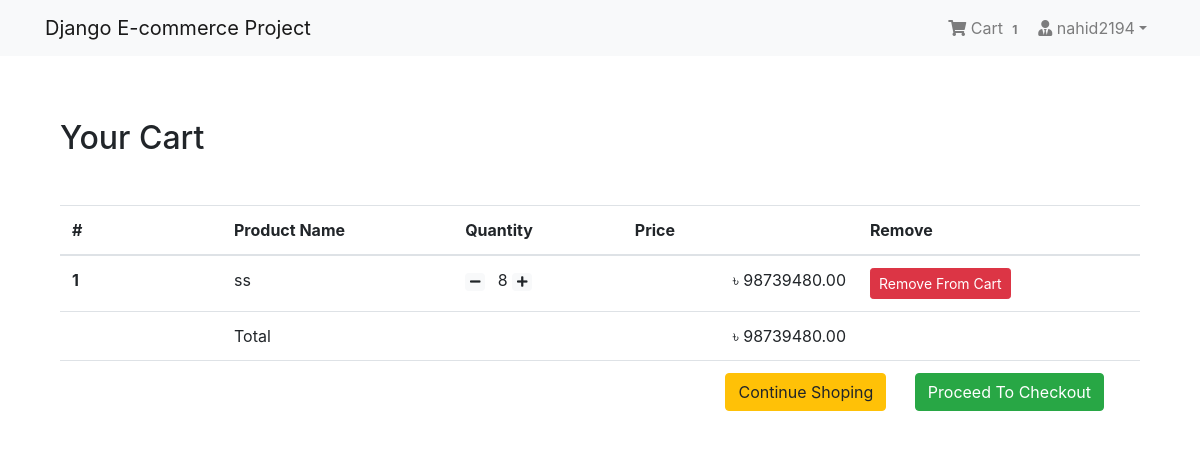
The app's page /shop/cart/ (signed in) with its own data.
### App_Login/models.py (models this page shows, shortened)
class User(AbstractBaseUser, PermissionsMixin):
    email = models.EmailField(unique=True, null=False)
    is_staff = models.BooleanField(
        ugettext_lazy('staff status'),
        default=False,
        help_text=ugettext_lazy('Designates whether the user can log in this site'
                                )
    )
    is_active = models.BooleanField(
        ugettext_lazy('active'),
        default=True,
        help_text=ugettext_lazy(
            'Designates whether this user should be treated as active. Unselect this instead of deleting accounts')
    )
    USERNAME_FIELD = 'email'
    objects = MyUserManager()

class Profile(models.Model):
    user = models.OneToOneField(
        User, on_delete=models.CASCADE, related_name='profile')
    username = models.CharField(max_length=264, blank=True)
    full_name = models.CharField(max_length=264, blank=True)
    address_1 = models.CharField(max_length=264, blank=True)
    city = models.CharField(max_length=10, blank=True)
    zipcode = models.CharField(max_length=10, blank=True)
    country = models.CharField(max_length=50, blank=True)
    phone = models.CharField(max_length=20, blank=True)
    date_joined = models.DateTimeField(auto_now_add=True)

### App_Order/models.py (models this page shows, shortened)
class Order(models.Model):
    orderitems = models.ManyToManyField(Cart)
    user = models.ForeignKey(settings.AUTH_USER_MODEL,
                             on_delete=models.CASCADE)
    ordered = models.BooleanField(default=False)
    created = models.DateTimeField(auto_now_add=True)
    paymentId = models.CharField(max_length=264, blank=True, null=True)
    ordereId = models.CharField(max_length=200, blank=True, null=True)
    def get_totals(self):
        total = 0
        for order_item in self.orderitems.all():
            total += float(order_item.get_total())
        return total

class Cart(models.Model):
    user = models.ForeignKey(settings.AUTH_USER_MODEL,
                             on_delete=models.CASCADE, related_name="cart")
    item = models.ForeignKey(
        Product, on_delete=models.CASCADE, related_name="cart")
    quantity = models.IntegerField(default=1)
    purchased = models.BooleanField(default=False)
    created = models.DateTimeField(auto_now_add=True)
    updated = models.DateTimeField(auto_now=True)
    def get_total(self):
        total = self.item.price * self.quantity
        float_total = format(total, '0.2f')
        return float_total

### App_Shop/models.py (models this page shows, shortened)
class Product(models.Model):
    mainimage = models.ImageField(upload_to='Products')
    name = models.CharField(max_length=264)
    category = models.ForeignKey(
        Category, on_delete=models.CASCADE, related_name='category')
    preview_text = models.TextField(
        max_length=200, verbose_name='Preview Text')
    detail_text = models.TextField(max_length=1000, verbose_name='Description')
    price = models.FloatField()
    old_price = models.FloatField(default=0.00)
    created = models.DateTimeField(auto_now_add=True)
    class Meta:
        ordering = ['-created', ]

### App_Order/views.py (the view)
# urls.py: path('cart/', views.cart_view, name="cart"),
@login_required
def cart_view(request):
    carts = Cart.objects.filter(user=request.user, purchased=False)
    orders = Order.objects.filter(user=request.user, ordered=False)
    if carts.exists() and orders.exists():
        order = orders[0]
        return render(request, 'App_Order/cart.html', context={'carts': carts, 'order': order})
    else:
        messages.warning(request, "You don't have any item in your cart!")
        return redirect("App_Shop:home")

### App_Order/templatetags/cart_tag.py (called while the page is built)
@register.filter
def cart_total(user):
    order = Order.objects.filter(user=user, ordered=False)
    if order.exists():
        return order[0].orderitems.count()
    else:
        return 0

### templates/App_Order/cart.html
{% extends "base.html" %}
{% block body_block %}
<div class="container my-5">
    <div class="my-5">
        <h2>Your Cart</h2>
    </div>
    <table class="table table-hover">
        <thead>
            <tr>
                <th scope="col" width="15%">#</th>
                <th scope="col">Product Name</th>
                <th scope="col">Quantity</th>
                <th scope="col" align="right">Price</th>
                <th scope="col">Remove</th>
            </tr>
        </thead>
        <tbody>
            {% for cart in carts %}
            <tr>
                <th>{{ forloop.counter }}</th>
                <td>{{ cart.item.name }}</td>
                <td>
                    <a class="mr-2" href="{% url 'App_Order:decrease' pk=cart.item.pk %}"><span
                            class="badge badge-light"><i class="fas fa-minus"></i></span></a>
                    {{ cart.quantity }}
                    <a class="mr-2" href="{% url 'App_Order:increase' pk=cart.item.pk %}"> <span
                            class="badge badge-light"> <i class="fas fa-plus"></i></span></a>
                </td>
                <td align="right">&#2547; {{ cart.get_total }}</td>
                <td><a href="{% url 'App_Order:remove' pk=cart.item.pk %}" class="btn btn-danger btn-sm">Remove From
                        Cart</a></td>
            </tr>
            {% endfor %}
            <tr>
                <th scope="row"></th>
                <td colspan="2">Total</td>
                <td align="right">&#2547; {{ order.get_totals | floatformat:2 }}</td>
                <td></td>
            </tr>
            <tr>
                <th scope="row"></th>
                <td colspan="4" class="text-right">
                    <a href="#" class="btn btn-warning mr-4">Continue Shoping</a>
                    <a href="#" class="btn btn-success mr-4">Proceed To Checkout</a>
                </td>
            </tr>
        </tbody>
    </table>
</div>
{% endblock %}

### templates/navbar.html (shortened to what this page needs)
{% load cart_tag %}
<nav class="navbar navbar-expand-lg navbar-light bg-light">
    <div class="container">
        <a class="navbar-brand" href="{% url 'App_Shop:home' %}">Django E-commerce Project</a>
        <div class="collapse navbar-collapse" id="navbarNav">
            <ul class="navbar-nav ml-auto">
                {% if request.user.is_authenticated %}
                <li class="nav-item">
                    <a href="{% url 'App_Order:cart' %}" class="nav-link">
                        <i class="fa fa-shopping-cart"></i> Cart
                        <span class="badge badge-ligth">{{ request.user | cart_total }}</span>
                    </a>
                </li>
                <li class="nav-item dropdown">
                    <a class="nav-link dropdown-toggle" href="#" id="navbarDropdown" role="button"
                        data-toggle="dropdown" aria-haspopup="true" aria-expanded="false"><i
                            class="fas fa-user-tie"></i> {{request.user.profile.username}}</a>
                </li>
                {% else %}
                <li class="nav-item">
                    <a href="{% url 'App_Login:login' %}" class="btn btn-primary">Login</a>
                </li>
                {% endif %}
            </ul>
        </div>
    </div>
</nav>

### records on screen
User: user|cart_total "1", user.profile.username "nahid2194"
Cart: item.name "ss", quantity "8", get_total "98739480.00"
Order: get_totals "98739480.00"
